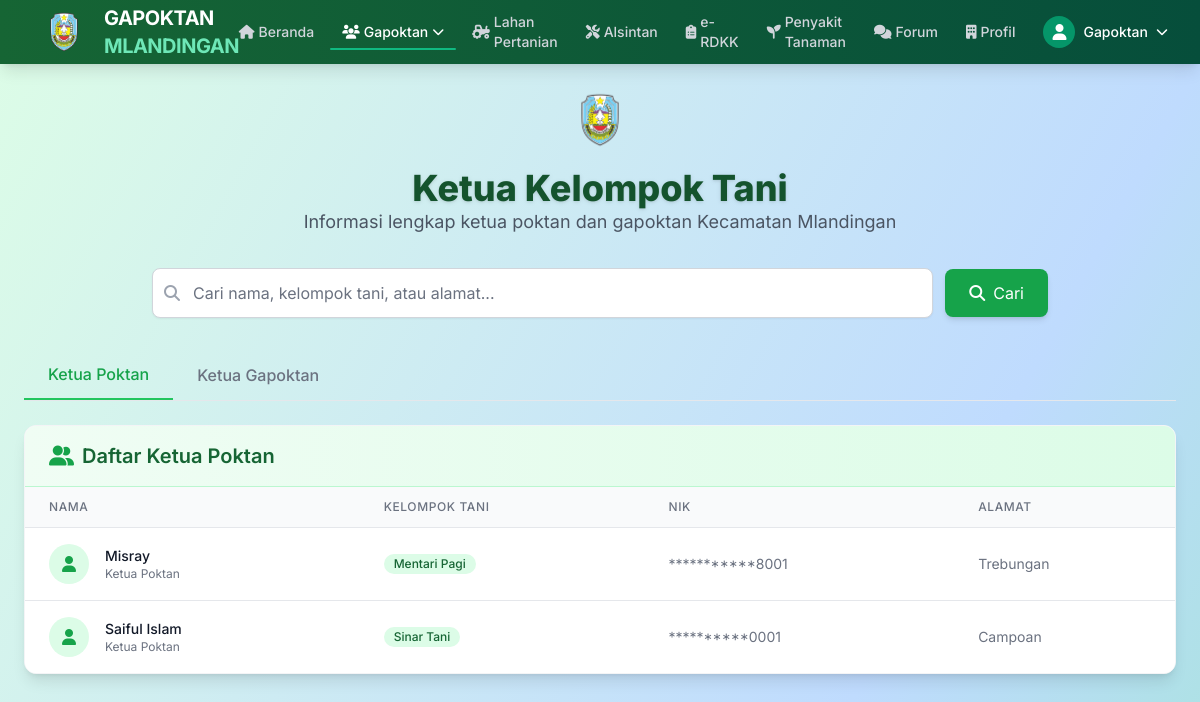
Screenshot of /petani/ketua/ (signed in) with the database file from the repository.
### administrator/models.py (models this page shows, shortened)
class KetuaPoktan(models.Model):
    grup = models.ForeignKey(Grup, on_delete=models.CASCADE, related_name='ketua_poktan')
    nama = models.CharField(max_length=100)
    nik = models.CharField(max_length=100, default="0000000000000000")
    alamat = RichTextField(blank=True, null=True)
    slug = models.SlugField(max_length=200,null=True,blank=True, unique=True)
    class Meta:
        verbose_name_plural ="Data Ketua Kelompok"
    def nik_tersembunyi(self):
        return self.nik[:-4].replace(self.nik[:-4], '*' * len(self.nik[:-4])) + self.nik[-4:]

class Grup(models.Model):
    nama = models.CharField(max_length=100, unique=True)
    aktif = models.BooleanField(default=True)
    slug = models.SlugField(max_length=200, null=True,blank=True, unique=True)
    class Meta:
        verbose_name_plural ="Data Grup"

### petani/views.py (the view)
# urls.py: path('ketua/', views.ketuaadmin, name='ketuaadmin'),
@login_required(login_url='login')
def ketua(request):
    query = request.GET.get('q')
    if query:
        poktan = KetuaPoktan.objects.filter(
            Q(nama__icontains=query) | Q(grup__nama__icontains=query)
        ).order_by('-id').distinct()
        gapoktan = KetuaGapoktan.objects.filter(
            Q(nama__icontains=query) | Q(grup__nama__icontains=query)
        ).order_by('-id').distinct()
    else:
        poktan = KetuaPoktan.objects.order_by('-id')
        gapoktan = KetuaGapoktan.objects.order_by('-id')
    context = {
        'judul': 'Halaman Ketua',
        'menu': 'ketua',
        'poktan': poktan,
        'gapoktan': gapoktan,
    }
    return render(request, 'ketua.html', context)

### administrator/models.py (called while the page is built)
    def nik_tersembunyi(self):
        return self.nik[:-4].replace(self.nik[:-4], '*' * len(self.nik[:-4])) + self.nik[-4:]

### petani/templates/ketua.html (shortened to what this page needs)
{% extends "base.html" %}
{% load static %}
{% block content %}
<div class="min-h-screen bg-gradient-to-br from-green-100 via-blue-200 to-green-300 p-6">
    <header class="mb-8 text-center">
        <div class="flex justify-center mb-4">
            <img src="{% static 'gambar/logobpp.png' %}" alt="Logo" class="w-18 h-16">
        </div>
        <h1 class="text-4xl font-extrabold text-green-900 drop-shadow">Ketua Kelompok Tani</h1>
        <p class="text-lg text-gray-600 max-w-2xl mx-auto">Informasi lengkap ketua poktan dan gapoktan Kecamatan Mlandingan</p>
    </header>
    <div class="max-w-4xl mx-auto mb-8">
        <form method="get" action="" class="flex flex-col md:flex-row gap-3 items-center">
            <div class="relative flex-grow w-full">
                <div class="absolute inset-y-0 left-0 pl-3 flex items-center pointer-events-none">
                </div>
                <input type="text" name="q" placeholder="Cari nama, kelompok tani, atau alamat..."
                    value="{{ request.GET.q }}"
                    class="pl-10 pr-4 py-3 w-full rounded-lg border border-gray-300 focus:ring-2 focus:ring-green-500 focus:border-green-500 shadow-sm transition-all">
            </div>
            <button type="submit" class="w-full md:w-auto bg-green-600 hover:bg-green-700 text-white px-6 py-3 rounded-lg shadow-md transition-all flex items-center justify-center gap-2">
                <i class="fas fa-search"></i>
                <span>Cari</span>
            </button>
        </form>
    </div>
        <div class="max-w-6xl mx-auto" x-data="tabs()">
        <div class="flex border-b border-gray-200 mb-6">
            <button @click="activeTab = 'poktan'" :class="{'border-b-2 border-green-500 text-green-600': activeTab === 'poktan'}"
                class="px-6 py-3 font-medium text-gray-500 hover:text-green-600 focus:outline-none transition-all">
                Ketua Poktan
            </button>
            <button @click="activeTab = 'gapoktan'" :class="{'border-b-2 border-blue-500 text-blue-600': activeTab === 'gapoktan'}"
                class="px-6 py-3 font-medium text-gray-500 hover:text-blue-600 focus:outline-none transition-all">
                Ketua Gapoktan
            </button>
        </div>
        <div x-show="activeTab === 'poktan'" class="bg-white rounded-xl shadow-lg overflow-hidden border border-gray-100 transition-all duration-300">
            <div class="px-6 py-4 bg-gradient-to-r from-green-50 to-green-100 border-b border-green-200">
                <h2 class="text-xl font-semibold text-green-800 flex items-center gap-2">
                    <i class="fas fa-user-friends text-green-600"></i>
                    Daftar Ketua Poktan
                </h2>
            </div>
            <div class="overflow-x-auto">
                <table class="min-w-full divide-y divide-gray-200">
                    <thead class="bg-gray-50">
                        <tr>
                            <th scope="col" class="px-6 py-3 text-left text-xs font-medium text-gray-500 uppercase tracking-wider">Nama</th>
                            <th scope="col" class="px-6 py-3 text-left text-xs font-medium text-gray-500 uppercase tracking-wider">Kelompok Tani</th>
                            <th scope="col" class="px-6 py-3 text-left text-xs font-medium text-gray-500 uppercase tracking-wider">NIK</th>
                            <th scope="col" class="px-6 py-3 text-left text-xs font-medium text-gray-500 uppercase tracking-wider">Alamat</th>
                        </tr>
                    </thead>
                    <tbody class="bg-white divide-y divide-gray-200">
                        {% for row in poktan %}
                        <tr class="hover:bg-green-50 transition-colors">
                            <td class="px-6 py-4 whitespace-nowrap">
                                <div class="flex items-center">
                                    <div class="flex-shrink-0 h-10 w-10 rounded-full bg-green-100 flex items-center justify-center">
                                        <i class="fas fa-user text-green-600"></i>
                                    </div>
                                    <div class="ml-4">
                                        <div class="text-sm font-medium text-gray-900">{{ row.nama }}</div>
                                        <div class="text-xs text-gray-500">Ketua Poktan</div>
                                    </div>
                                </div>
                            </td>
                            <td class="px-6 py-4 whitespace-nowrap">
                                <div class="flex flex-wrap gap-1">
                                    <span class="inline-flex items-center px-2.5 py-0.5 rounded-full text-xs font-medium bg-green-100 text-green-800">
                                    {{ row.grup.nama }}
                                </span>
                                </div>
                            </td>
                            <td class="px-6 py-4 whitespace-nowrap text-sm text-gray-500">{{ row.nik_tersembunyi }}</td>
                            <td class="px-6 py-4 text-sm text-gray-500 max-w-xs">
                                <div class="line-clamp-2">{{ row.alamat|striptags|safe }}</div>
                            </td>
                        </tr>
                        {% endfor %}
                    </tbody>
                </table>
            </div>
        </div>
    </div>
</div>
{% endblock content %}

### templates/navbar.html (shortened to what this page needs)
{% load static %}
 <nav class="bg-gradient-to-r from-green-800 to-emerald-900 text-white shadow-lg z-50">
    <div class="w-full px-4 sm:px-6 lg:px-8">
            <div class="flex justify-between h-16 items-center">
                <div class="flex items-center space-x-3">
                    <a href="{% url 'beranda' %}" class="flex items-center space-x-2 group">
                        <img src="{% static 'gambar/logobpp.png' %}" alt="Logo Gapoktan" class="w-18 h-12 transition-transform group-hover:rotate-12">
                        <span class="font-bold text-xl tracking-tight">GAPOKTAN<span class="text-emerald-300"> MLANDINGAN</span></span>
                    </a>
                </div>
<div class="hidden lg:flex items-center space-x-1">
    <a href="{% url 'beranda' %}"
       class="relative px-3 py-2 text-sm font-medium flex items-center space-x-1
       {% if request.resolver_match.url_name == 'beranda' %}
           text-white underline-pulse
       {% else %}
           text-gray-300 hover:text-white hover:border-b-2 hover:border-emerald-400
       {% endif %}">
        <i class="fas fa-home text-sm"></i>
        <span>Beranda</span>
    </a>
    <div class="relative group" x-data="{ open: false }">
        <button @click="open = !open"
                class="relative px-3 py-2 text-sm font-medium flex items-center space-x-1
               {% if request.resolver_match.url_name == 'grup' or request.resolver_match.url_name == 'ketua' or request.resolver_match.url_name == 'anggota' %}
                    text-white underline-pulse
                {% else %}
                    text-gray-300 hover:text-white hover:border-b-2 hover:border-emerald-400
                {% endif %}">
            <i class="fas fa-users text-sm"></i>
            <span>Gapoktan</span>
            <i class="fas fa-chevron-down text-xs transition-transform duration-200"
               :class="{'transform rotate-180': open}"></i>
        </button>
    </div>
    <a href="{% url 'lahan' %}"
       class="relative px-3 py-2 text-sm font-medium flex items-center space-x-1
       {% if request.resolver_match.url_name == 'lahan' %}
           text-white underline-pulse
       {% else %}
           text-gray-300 hover:text-white hover:border-b-2 hover:border-emerald-400
       {% endif %}">
        <i class="fas fa-tractor text-sm"></i>
        <span>Lahan Pertanian</span>
    </a>
    <a href="{% url 'alsintan' %}"
       class="relative px-3 py-2 text-sm font-medium flex items-center space-x-1
       {% if request.resolver_match.url_name == 'alsintan' %}
           text-white underline-pulse
       {% else %}
           text-gray-300 hover:text-white hover:border-b-2 hover:border-emerald-400
       {% endif %}">
        <i class="fas fa-tools text-sm"></i>
        <span>Alsintan</span>
    </a>
    <a href="{% url 'erdkk' %}"
       class="relative px-3 py-2 text-sm font-medium flex items-center space-x-1
       {% if request.resolver_match.url_name == 'erdkk' %}
           text-white underline-pulse
       {% else %}
           text-gray-300 hover:text-white hover:border-b-2 hover:border-emerald-400
       {% endif %}">
        <i class="fas fa-clipboard-list text-sm"></i>
        <span>e-RDKK</span>
    </a>
    <a href="{% url 'tanaman' %}"
       class="relative px-3 py-2 text-sm font-medium flex items-center space-x-1
       {% if request.resolver_match.url_name == 'tanaman' %}
           text-white underline-pulse
       {% else %}
           text-gray-300 hover:text-white hover:border-b-2 hover:border-emerald-400
       {% endif %}">
        <i class="fas fa-seedling text-sm"></i>
        <span>Penyakit Tanaman</span>
    </a>
    <a href="{% url 'daftar_forum' %}"
       class="relative px-3 py-2 text-sm font-medium flex items-center space-x-1
       {% if request.resolver_match.url_name == 'daftar_forum' %}
           text-white underline-pulse
       {% else %}
           text-gray-300 hover:text-white hover:border-b-2 hover:border-emerald-400
       {% endif %}">
        <i class="fas fa-comments text-sm"></i>
        <span>Forum</span>
    </a>
      <a href="{% url 'profil' %}"
       class="relative px-3 py-2 text-sm font-medium flex items-center space-x-1
       {% if request.resolver_match.url_name == 'profil' %}
           text-white underline-pulse
       {% else %}
           text-gray-300 hover:text-white hover:border-b-2 hover:border-emerald-400
       {% endif %}">
        <i class="fa fa-building text-sm"></i>
        <span>Profil</span>
    </a>
</div>
                <div class="hidden md:flex items-center ml-4 relative" x-data="{ userMenuOpen: false }">
                    {% if user.is_authenticated %}
                        <button @click="userMenuOpen = !userMenuOpen" class="flex items-center space-x-2 focus:outline-none">
                            <div class="w-8 h-8 rounded-full bg-emerald-600 flex items-center justify-center text-white font-medium">
                                <i class="fas fa-user"></i>
                            </div>
                            <span class="text-sm font-medium">{{ request.session.username }}</span>
                            <i class="fas fa-chevron-down text-xs transition-transform duration-200" :class="{'transform rotate-180': userMenuOpen}"></i>
                        </button>
                    {% else %}
                        <a href="{% url 'login' %}" class="px-3 py-2 text-sm font-medium text-white hover:underline">Login</a>
                    {% endif %}
                </div>
            </div>
        </div>
    </nav>

### templates/styles.html (style rules this page uses)
.underline-pulse::after { content: ''; position: absolute; bottom: 0; left: 0; height: 2px; width: 100%; background-color: #10b981; animation: underlinePulse 1.8s ease-in-out infinite; border-radius: 9999px; }
body { font-family: 'Inter', sans-serif; @apply bg-gray-50 text-gray-800 antialiased min-h-full; }

### petani/templates/ketua.html (style rules this page uses)
.line-clamp-2 { display: -webkit-box; -webkit-line-clamp: 2; -webkit-box-orient: vertical; overflow: hidden; }

### rows the page displays
KetuaPoktan: nama "Misray", grup.nama "Mentari Pagi", nik_tersembunyi "***********8001", alamat "Trebungan"
KetuaPoktan: nama "Saiful Islam", grup.nama "Sinar Tani", nik_tersembunyi "**********0001", alamat "Campoan"

### other values shown
{{ request.session.username }} "Gapoktan"
